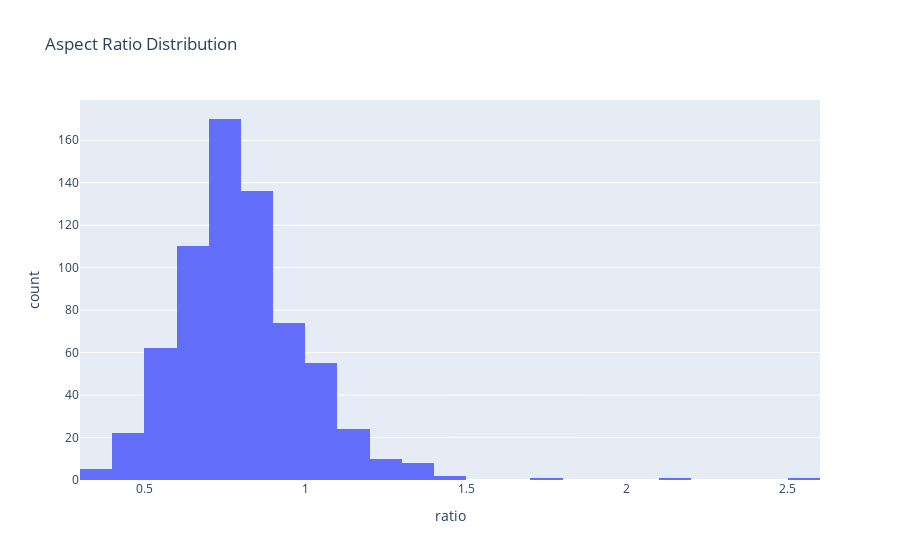
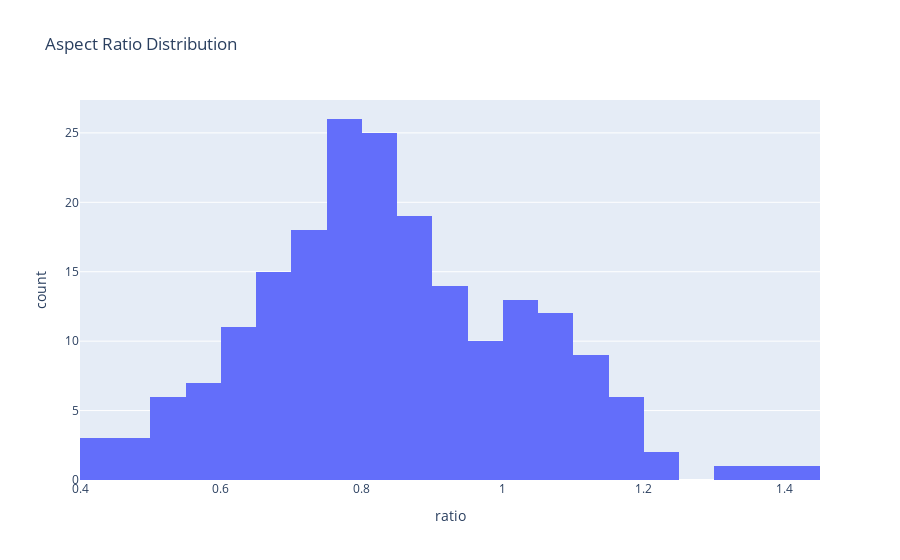
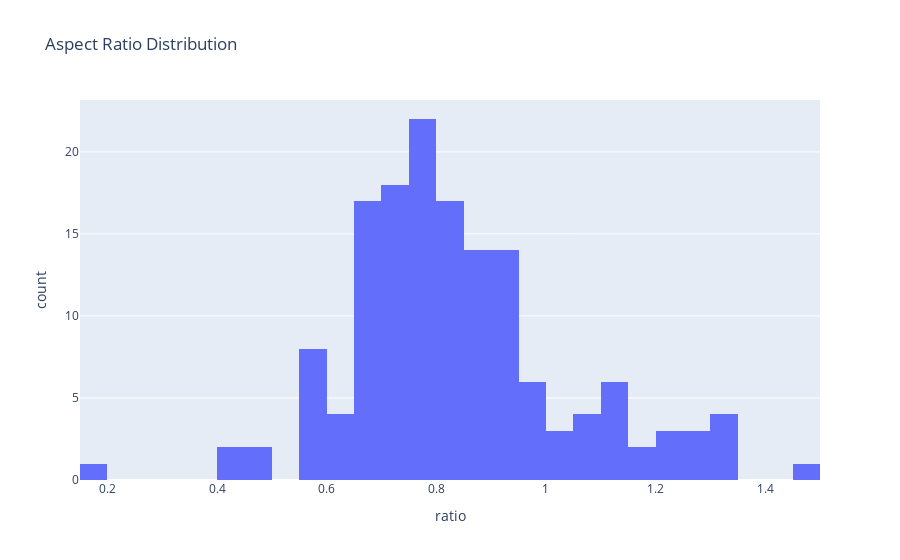

Notebook cell for these charts, in order:
### Markdown cell above
# Aspect ratio distribution (width/height)

### Code cell
def plot_aspect_rt(labels):
    labels['ratio'] = labels['width'] / labels['height'] 
    fig = px.histogram(labels, x='ratio', nbins=40, title='Aspect Ratio Distribution')
    fig.show()

plot_aspect_rt(train_labels)
plot_aspect_rt(val_labels)
plot_aspect_rt(test_labels)

### Figure 1 — Plotly figure (JSON) as saved in the notebook; plotly's stock layout.template omitted (floating-point values rounded to 4 significant figures; data arrays with more than 128 entries replaced by an {"elided": "..."} marker saying what was removed)
{"data": [{"alignmentgroup": "True", "bingroup": "x", "hovertemplate": "ratio=%{x}<br>count=%{y}<extra></extra>", "legendgroup": "", "marker": {"color": "#636efa", "pattern": {"shape": ""}}, "name": "", "nbinsx": 40, "offsetgroup": "", "orientation": "v", "showlegend": false, "type": "histogram", "x": {"elided": "681 float values"}, "xaxis": "x", "yaxis": "y"}], "layout": {"barmode": "relative", "legend": {"tracegroupgap": 0}, "title": {"text": "Aspect Ratio Distribution"}, "xaxis": {"anchor": "y", "domain": [0, 1], "title": {"text": "ratio"}}, "yaxis": {"anchor": "x", "domain": [0, 1], "title": {"text": "count"}}}}

### Figure 2 — Plotly figure (JSON) as saved in the notebook; plotly's stock layout.template omitted (floating-point values rounded to 4 significant figures; data arrays with more than 128 entries replaced by an {"elided": "..."} marker saying what was removed)
{"data": [{"alignmentgroup": "True", "bingroup": "x", "hovertemplate": "ratio=%{x}<br>count=%{y}<extra></extra>", "legendgroup": "", "marker": {"color": "#636efa", "pattern": {"shape": ""}}, "name": "", "nbinsx": 40, "offsetgroup": "", "orientation": "v", "showlegend": false, "type": "histogram", "x": {"elided": "202 float values"}, "xaxis": "x", "yaxis": "y"}], "layout": {"barmode": "relative", "legend": {"tracegroupgap": 0}, "title": {"text": "Aspect Ratio Distribution"}, "xaxis": {"anchor": "y", "domain": [0, 1], "title": {"text": "ratio"}}, "yaxis": {"anchor": "x", "domain": [0, 1], "title": {"text": "count"}}}}

### Figure 3 — Plotly figure (JSON) as saved in the notebook; plotly's stock layout.template omitted (floating-point values rounded to 4 significant figures; data arrays with more than 128 entries replaced by an {"elided": "..."} marker saying what was removed)
{"data": [{"alignmentgroup": "True", "bingroup": "x", "hovertemplate": "ratio=%{x}<br>count=%{y}<extra></extra>", "legendgroup": "", "marker": {"color": "#636efa", "pattern": {"shape": ""}}, "name": "", "nbinsx": 40, "offsetgroup": "", "orientation": "v", "showlegend": false, "type": "histogram", "x": {"elided": "151 float values"}, "xaxis": "x", "yaxis": "y"}], "layout": {"barmode": "relative", "legend": {"tracegroupgap": 0}, "title": {"text": "Aspect Ratio Distribution"}, "xaxis": {"anchor": "y", "domain": [0, 1], "title": {"text": "ratio"}}, "yaxis": {"anchor": "x", "domain": [0, 1], "title": {"text": "count"}}}}
